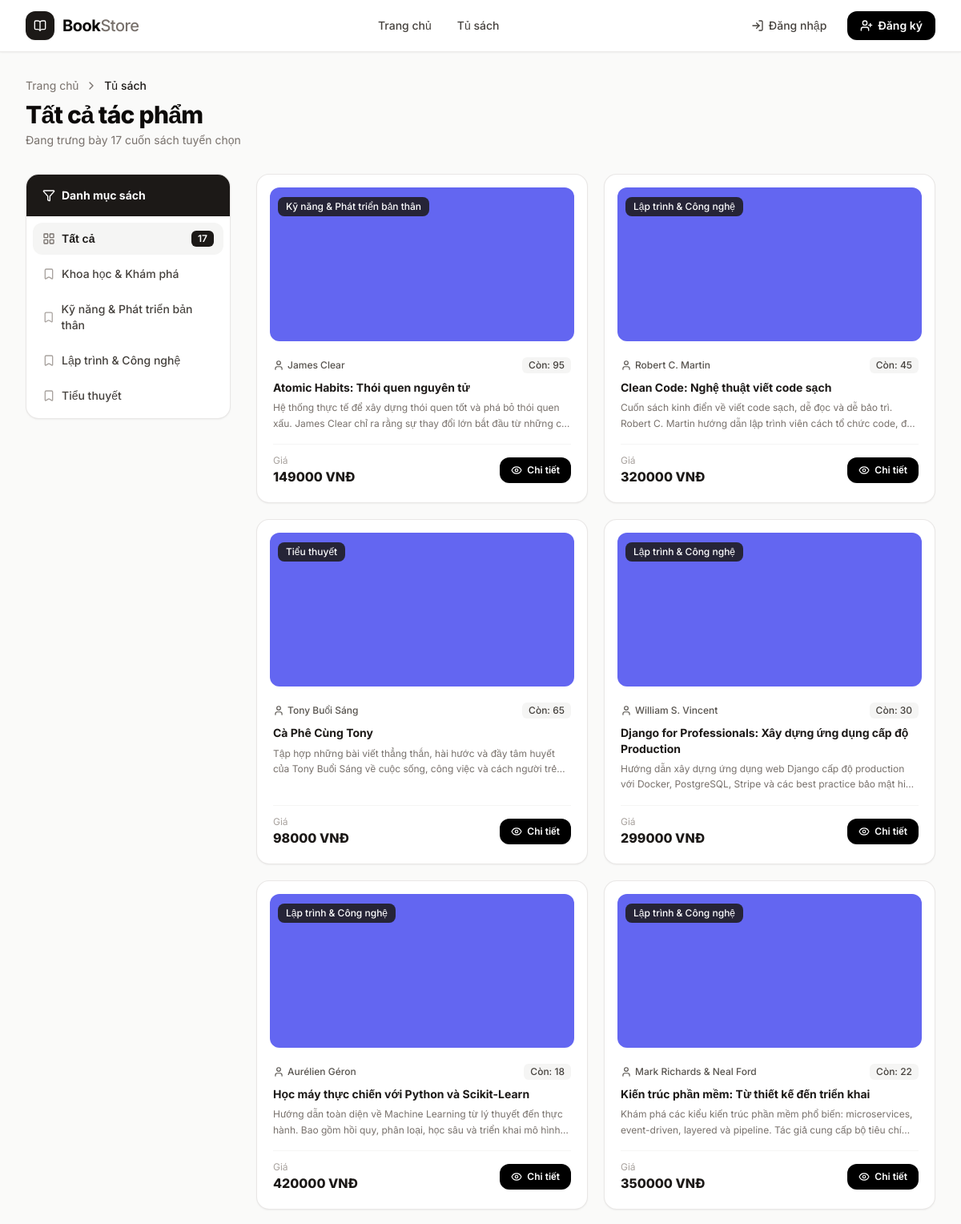
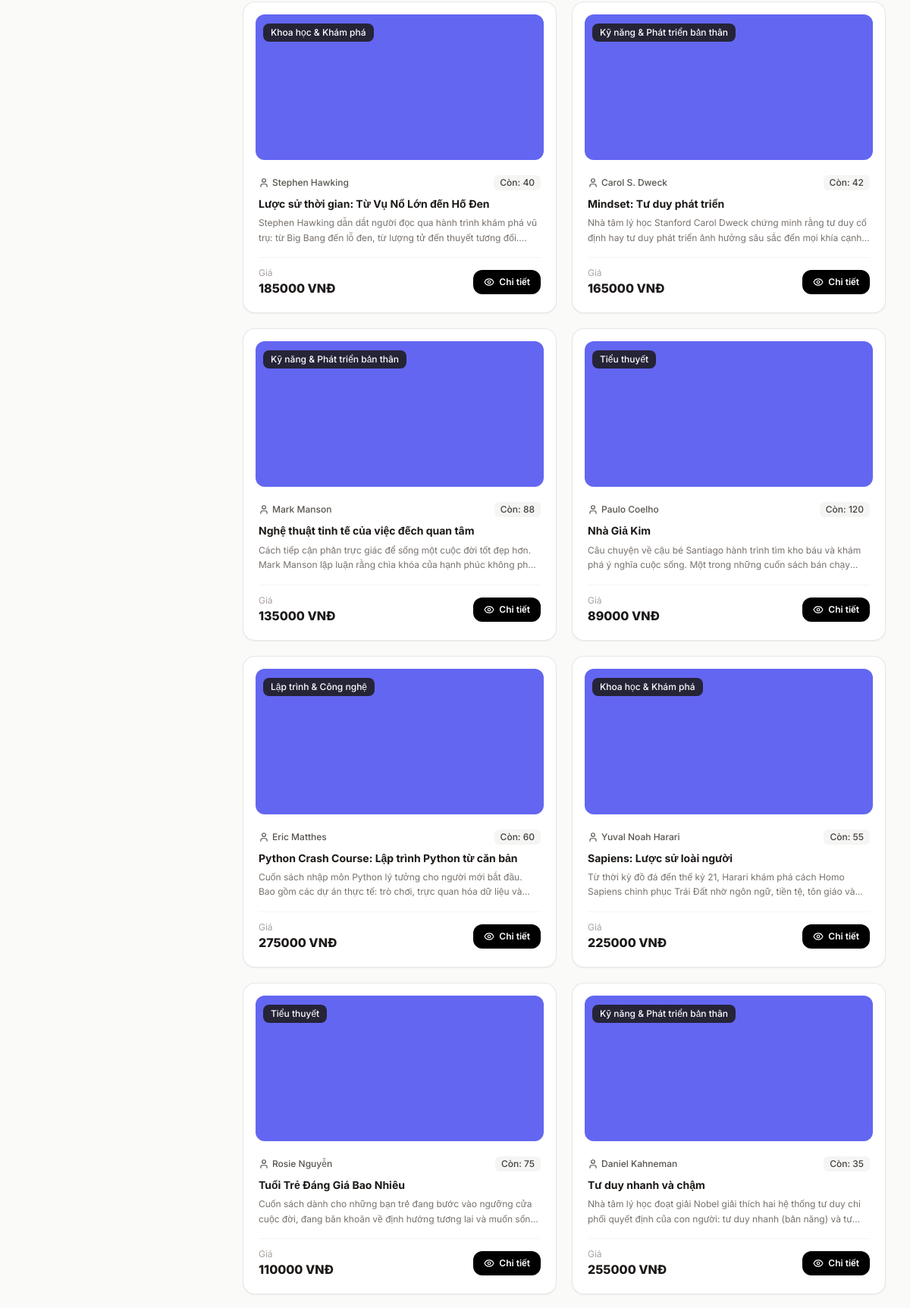
The page /books/ (upper part) on the database its author committed (2 pictures, top to bottom).
### store/models.py (models this page shows, shortened)
class Category(models.Model):
    name = models.CharField(max_length=200, verbose_name="Tên danh mục")
    class Meta:
        verbose_name = "Danh mục"
        verbose_name_plural = "Danh mục"
        ordering = ["name"]

class Book(models.Model):
    title = models.CharField(max_length=300, verbose_name="Tiêu đề")
    author = models.CharField(max_length=200, verbose_name="Tác giả")
    price = models.DecimalField(max_digits=10, decimal_places=2, verbose_name="Giá")
    stock = models.PositiveIntegerField(default=0, verbose_name="Tồn kho")
    description = models.TextField(blank=True, verbose_name="Mô tả")
    image = models.ImageField(upload_to='books/', null=True, blank=True, default='books/default.jpg', verbose_name="Ảnh bìa")
    category = models.ForeignKey(
        Category,
        on_delete=models.CASCADE,
        related_name="books",
        verbose_name="Danh mục",
    )
    created_at = models.DateTimeField(auto_now_add=True)
    updated_at = models.DateTimeField(auto_now=True)
    class Meta:
        verbose_name = "Sách"
        verbose_name_plural = "Sách"
        ordering = ["title"]

### store/views.py (the view)
# urls.py: path("books/", views.book_list, name="book_list"),
def book_list(request):
    category_id = request.GET.get("category")
    books = Book.objects.select_related("category").all()
    categories = Category.objects.all()
    if category_id:
        books = books.filter(category_id=category_id)
    return render(request, "store/book_list.html", {
        "books": books,
        "categories": categories,
        "selected_category": category_id,
    })

### store/templates/store/book_list.html (shortened to what this page needs)
{% extends "store/base.html" %}
{% load humanize %}
{% block content %}
<div class="max-w-7xl mx-auto px-4 sm:px-6 lg:px-8 py-8">
  <div class="mb-8">
    <div class="flex items-center gap-2 text-sm text-stone-500 mb-2">
      <a href="{% url 'store:home' %}" class="hover:text-stone-900 transition-colors">Trang chủ</a>
      <i data-lucide="chevron-right" class="w-4 h-4"></i>
      <span class="text-stone-900 font-medium">Tủ sách</span>
    </div>
    <h1 class="text-3xl font-extrabold text-stone-950 tracking-tight">Tất cả tác phẩm</h1>
    <p class="text-stone-500 text-sm mt-1">Đang trưng bày {{ books.count }} cuốn sách tuyển chọn</p>
  </div>
  <div class="flex flex-col lg:flex-row gap-8">
    <aside class="w-full lg:w-64 shrink-0">
      <div class="bg-white rounded-2xl border border-stone-200/90 shadow-sm overflow-hidden sticky top-20">
        <div class="px-5 py-4 bg-stone-900 text-white">
          <h3 class="text-sm font-bold flex items-center gap-2">
            <i data-lucide="filter" class="w-4 h-4"></i> Danh mục sách
          </h3>
        </div>
        <nav class="p-2 space-y-1">
          <a href="{% url 'store:book_list' %}"
             class="flex items-center justify-between px-3 py-2.5 rounded-xl text-sm font-medium transition-colors
             {% if not selected_category %}bg-stone-100 text-stone-900 font-semibold{% else %}text-stone-700 hover:bg-stone-100 hover:text-stone-900{% endif %}">
            <span class="flex items-center gap-2">
              <i data-lucide="layout-grid" class="w-4 h-4 text-stone-500"></i> Tất cả
            </span>
            <span class="text-xs px-2 py-0.5 rounded-md font-semibold {% if not selected_category %}bg-stone-900 text-white{% else %}bg-stone-100 text-stone-600{% endif %}">
              {{ books.count }}
            </span>
          </a>
          {% for cat in categories %}
          <a href="{% url 'store:book_list' %}?category={{ cat.pk }}"
             class="flex items-center gap-2 px-3 py-2.5 rounded-xl text-sm font-medium transition-colors
             {% if selected_category == cat.pk|stringformat:'s' %}bg-stone-100 text-stone-900 font-semibold{% else %}text-stone-700 hover:bg-stone-100 hover:text-stone-900{% endif %}">
            <i data-lucide="bookmark" class="w-4 h-4 text-stone-400"></i> {{ cat.name }}
          </a>
          {% endfor %}
        </nav>
      </div>
    </aside>
    <div class="flex-1">
      {% if books %}
      <div class="grid grid-cols-1 sm:grid-cols-2 xl:grid-cols-3 gap-5">
        {% for book in books %}
        <div class="group bg-white rounded-2xl border border-stone-200/90 shadow-sm hover:shadow-xl hover:-translate-y-1 transition-all duration-200 overflow-hidden flex flex-col">
          <div class="p-4 pb-0">
            <div class="w-full h-48 overflow-hidden rounded-xl bg-stone-100 relative">
              {% if book.image %}
              <img src="{{ book.image.url }}" alt="{{ book.title }}" class="w-full h-48 object-cover group-hover:scale-105 transition-transform duration-300" />
              {% else %}
              <img src="https://picsum.photos/seed/{{ book.id }}/400/300" alt="{{ book.title }}" class="w-full h-48 object-cover group-hover:scale-105 transition-transform duration-300" />
              {% endif %}
              <div class="absolute top-2.5 left-2.5">
                <span class="inline-flex items-center gap-1 px-2.5 py-1 bg-stone-900/85 backdrop-blur-sm text-white text-xs font-medium rounded-lg">
                  {{ book.category.name }}
                </span>
              </div>
            </div>
          </div>
          <div class="p-5 flex-1 flex flex-col">
            <div class="flex items-center justify-between gap-2 mb-2 text-xs text-stone-500">
              <span class="inline-flex items-center gap-1 truncate font-medium text-stone-600">
                <i data-lucide="user" class="w-3.5 h-3.5 shrink-0"></i>
                {{ book.author }}
              </span>
              {% if book.stock > 0 %}
              <span class="shrink-0 px-2 py-0.5 bg-stone-100 text-stone-700 rounded-md font-medium">
                Còn: {{ book.stock }}
              </span>
              {% else %}
              <span class="shrink-0 px-2 py-0.5 bg-stone-200 text-stone-600 rounded-md font-medium">
                Hết hàng
              </span>
              {% endif %}
            </div>
            <h3 class="font-bold text-stone-900 text-sm leading-snug mb-1.5 line-clamp-2">
              {{ book.title }}
            </h3>
            {% if book.description %}
            <p class="text-stone-500 text-xs leading-relaxed line-clamp-2 mb-4">{{ book.description }}</p>
            {% endif %}
            <div class="mt-auto pt-3 border-t border-stone-100 flex items-center justify-between">
              <div>
                <span class="text-xs text-stone-400 block">Giá</span>
                <span class="text-base font-extrabold text-stone-900">
                  {{ book.price|floatformat:0|intcomma }} VNĐ
                </span>
              </div>
              <a href="{% url 'store:book_detail' book.pk %}"
                 class="inline-flex items-center gap-1.5 px-3.5 py-2 bg-black hover:bg-stone-800 text-white text-xs font-semibold rounded-xl shadow-sm transition-all duration-200">
                <i data-lucide="eye" class="w-3.5 h-3.5"></i> Chi tiết
              </a>
            </div>
          </div>
        </div>
        {% endfor %}
      </div>
      {% endif %}
    </div>
  </div>
</div>
{% endblock %}

### rows shown on the page
Category: name "Khoa học & Khám phá"
Category: name "Kỹ năng & Phát triển bản thân"
Category: name "Lập trình & Công nghệ"
Category: name "Tiểu thuyết"
Book: image (placeholder picture), category.name "Kỹ năng & Phát triển bản thân", author "James Clear", stock "95", title "Atomic Habits: Thói quen nguyên tử", description "Hệ thống thực tế để xây dựng thói quen tốt và phá bỏ thói quen xấu. James Clear chỉ ra rằng sự thay đổi lớn bắt đầu từ những…", price "149000"
Book: image (placeholder picture), category.name "Lập trình & Công nghệ", author "Robert C. Martin", stock "45", title "Clean Code: Nghệ thuật viết code sạch", description "Cuốn sách kinh điển về viết code sạch, dễ đọc và dễ bảo trì. Robert C. Martin hướng dẫn lập trình viên cách tổ chức code,…", price "320000"
Book: image (placeholder picture), category.name "Tiểu thuyết", author "Tony Buổi Sáng", stock "65", title "Cà Phê Cùng Tony", description "Tập hợp những bài viết thẳng thắn, hài hước và đầy tâm huyết của Tony Buổi Sáng về cuộc sống, công việc và cách người…", price "98000"
Book: image (placeholder picture), category.name "Lập trình & Công nghệ", author "William S. Vincent", stock "30", title "Django for Professionals: Xây dựng ứng dụng cấp độ Production", description "Hướng dẫn xây dựng ứng dụng web Django cấp độ production với Docker, PostgreSQL, Stripe và các best practice bảo mật…", price "299000"
Book: image (placeholder picture), category.name "Lập trình & Công nghệ", author "Aurélien Géron", stock "18", title "Học máy thực chiến với Python và Scikit-Learn", description "Hướng dẫn toàn diện về Machine Learning từ lý thuyết đến thực hành. Bao gồm hồi quy, phân loại, học sâu và triển khai mô…", price "420000"
Book: image (placeholder picture), category.name "Lập trình & Công nghệ", author "Mark Richards & Neal Ford", stock "22", title "Kiến trúc phần mềm: Từ thiết kế đến triển khai", description "Khám phá các kiểu kiến trúc phần mềm phổ biến: microservices, event-driven, layered và pipeline. Tác giả cung cấp bộ tiêu…", price "350000"
Book: image (placeholder picture), category.name "Khoa học & Khám phá", author "Stephen Hawking", stock "40", title "Lược sử thời gian: Từ Vụ Nổ Lớn đến Hố Đen", description "Stephen Hawking dẫn dắt người đọc qua hành trình khám phá vũ trụ: từ Big Bang đến lỗ đen, từ lượng tử đến thuyết tương…", price "185000"
Book: image (placeholder picture), category.name "Kỹ năng & Phát triển bản thân", author "Carol S. Dweck", stock "42", title "Mindset: Tư duy phát triển", description "Nhà tâm lý học Stanford Carol Dweck chứng minh rằng tư duy cố định hay tư duy phát triển ảnh hưởng sâu sắc đến mọi khía…", price "165000"
Book: image (placeholder picture), category.name "Kỹ năng & Phát triển bản thân", author "Mark Manson", stock "88", title "Nghệ thuật tinh tế của việc đếch quan tâm", description "Cách tiếp cận phản trực giác để sống một cuộc đời tốt đẹp hơn. Mark Manson lập luận rằng chìa khóa của hạnh phúc không…", price "135000"
Book: image (placeholder picture), category.name "Tiểu thuyết", author "Paulo Coelho", stock "120", title "Nhà Giả Kim", description "Câu chuyện về cậu bé Santiago hành trình tìm kho báu và khám phá ý nghĩa cuộc sống. Một trong những cuốn sách bán…", price "89000"
Book: image (placeholder picture), category.name "Lập trình & Công nghệ", author "Eric Matthes", stock "60", title "Python Crash Course: Lập trình Python từ căn bản", description "Cuốn sách nhập môn Python lý tưởng cho người mới bắt đầu. Bao gồm các dự án thực tế: trò chơi, trực quan hóa dữ liệu…", price "275000"
Book: image (placeholder picture), category.name "Khoa học & Khám phá", author "Yuval Noah Harari", stock "55", title "Sapiens: Lược sử loài người", description "Từ thời kỳ đồ đá đến thế kỷ 21, Harari khám phá cách Homo Sapiens chinh phục Trái Đất nhờ ngôn ngữ, tiền tệ, tôn giáo…", price "225000"
Book: image (placeholder picture), category.name "Tiểu thuyết", author "Rosie Nguyễn", stock "75", title "Tuổi Trẻ Đáng Giá Bao Nhiêu", description "Cuốn sách dành cho những bạn trẻ đang bước vào ngưỡng cửa cuộc đời, đang băn khoăn về định hướng tương lai và muốn…", price "110000"
Book: image (placeholder picture), category.name "Kỹ năng & Phát triển bản thân", author "Daniel Kahneman", stock "35", title "Tư duy nhanh và chậm", description "Nhà tâm lý học đoạt giải Nobel giải thích hai hệ thống tư duy chi phối quyết định của con người: tư duy nhanh (bản năng) và…", price "255000"

### other values the page prints
{{ books.count }} "17"
